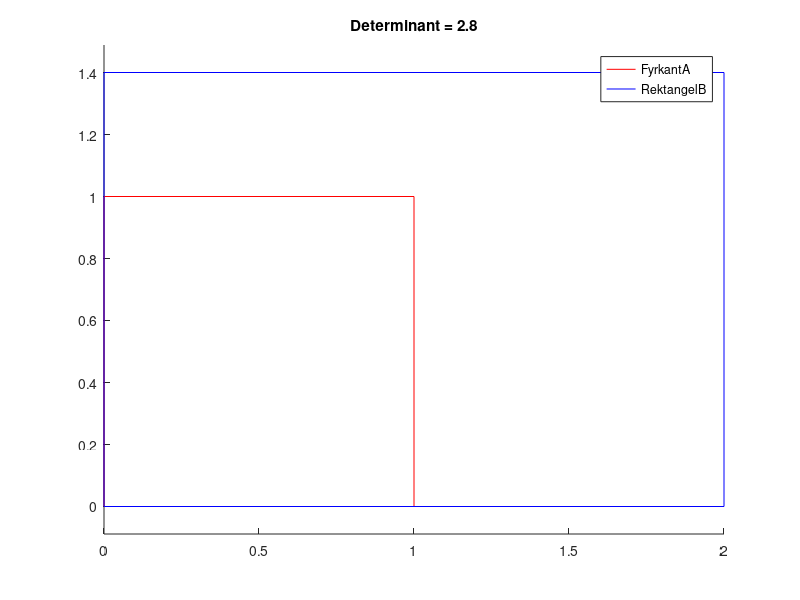

MATLAB code for this plot:
%Determinant
clear
close all

%% Matriser
% Definiera rektangelns sidor som kolumner i matrisen A
A = [1 0; 
     0 1];

% Definiera avbildningsmatrisen B
B =  [2 0; 
      0 1.4];

%% Ekvationer
% Transformera rektangeln genom att multiplicera A med B
% Beskriver hur den ursprungliga rektangeln har förändrats 
AB = A*B;

% Beräkna determinantvärdet för AB
det_AB = det(AB);

%% Definera formerna
% Definiera hörnen för rektangeln som en matris med koordinaterna för hörnen som rader
fyrkantA = [0 0; A(1,1) 0; A(1,1) A(2,2); 0 A(2,2); 0 0];

% Definiera hörnen för rektangelB genom att multiplicera hörnen för rektangeln med avbildningsmatrisen AB
% Detta för vi vet med AB hur den förändras men inte dens lokation, vilket vi får via fyrkantA.
rektangelB = fyrkantA * AB;


%% Rita fyrkantA och rektangelB i en figur
figure;
hold on;
plot(fyrkantA(:,1), fyrkantA(:,2), 'r'); % Jag tar kolumn 1 för x och kolumn 2 för y värden0
plot(rektangelB(:,1), rektangelB(:,2), 'b');
axis equal;
title(['Determinant = ' num2str(det_AB)]); % number to string
legend('FyrkantA', 'RektangelB');
